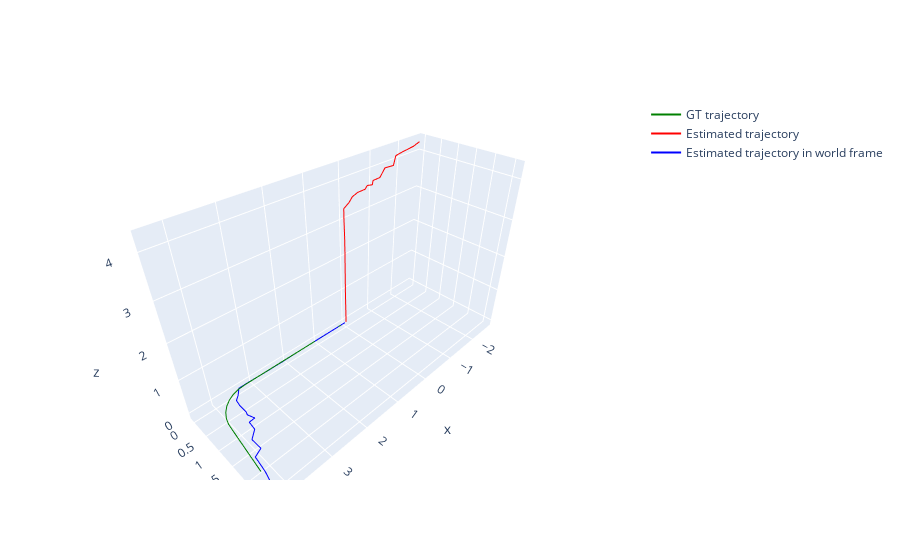

Notebook code for this chart:
### Code cell
estimated_trajectory = vo.get_trajectory()
gt_trajectory = vo.get_data().get_trajectory_data()

C = vo.get_camera().get_camera_transform()
 
estimated_trajectory_in_world = [] 

for i in range(len(estimated_trajectory)):
    pose = estimated_trajectory[i]
    pose_in_world = C @ pose
    estimated_trajectory_in_world.append(pose_in_world)

    print(f'Pose {i}\n{np.round(pose,2)}\nPose in world {i}\n{np.round(pose_in_world,2)}\n\n')

estimated_positions = []
estimated_positions_in_world = [] 
for i in range(len(estimated_trajectory)):
    estimated_positions.append(estimated_trajectory[i][:3, 3])
    estimated_positions_in_world.append(estimated_trajectory_in_world[i][:3, 3])

gt_poses = []
gt_positions = []
for i in range(1,NUM_FRAMES+1):
    x_gt, y_gt, theta_gt = gt_trajectory[i]
    gt_poses.append(np.array([x_gt, y_gt, 0, 0, 0, theta_gt]))
    gt_positions.append(np.array([x_gt, y_gt, 0]))
    
fig = go.Figure()
scale = 0.208
gt_x_coords = [position[0] for position in gt_positions]
gt_y_coords = [position[1] for position in gt_positions]
gt_z_coords = [position[2] for position in gt_positions]
fig.add_trace(go.Scatter3d(x=gt_x_coords, y=gt_y_coords, z=gt_z_coords, mode='lines', name='GT trajectory', line=dict(color='green')))

estimated_x_coords = [position[0]*scale for position in estimated_positions]
estimated_y_coords = [position[1]*scale for position in estimated_positions]
estimated_z_coords = [position[2]*scale for position in estimated_positions]
fig.add_trace(go.Scatter3d(x=estimated_x_coords, y=estimated_y_coords, z=estimated_z_coords, mode='lines', name='Estimated trajectory', line=dict(color='red')))

estimated_x_coords_in_world = [position[0]*scale for position in estimated_positions_in_world]
estimated_y_coords_in_world = [position[1]*scale for position in estimated_positions_in_world]
estimated_z_coords_in_world = [position[2]*scale for position in estimated_positions_in_world]
fig.add_trace(go.Scatter3d(x=estimated_x_coords_in_world, y=estimated_y_coords_in_world, z=estimated_z_coords_in_world, mode='lines', name='Estimated trajectory in world frame', line=dict(color='blue')))

# set the scale of the plot fixed equal for all axis
fig.update_layout(scene=dict(aspectmode='data'))




fig.show()

### Figure 1 — Plotly figure (JSON) as saved in the notebook; plotly's stock layout.template omitted (floating-point values rounded to 4 significant figures)
{"data": [{"line": {"color": "green"}, "mode": "lines", "name": "GT trajectory", "type": "scatter3d", "x": [0.2004, 0.4008, 0.6013, 0.8017, 1.002, 1.203, 1.403, 1.603, 1.803, 2.003, 2.204, 2.404, 2.604, 2.804, 3.004, 3.204, 3.403, 3.568, 3.719, 3.852, 3.96, 4.04, 4.088, 4.113, 4.136, 4.16, 4.183, 4.206, 4.229, 4.252], "y": [0, 0, 0, 0, 0, 0, 0, 0, 0, 0, 0, 0, 0, 0, 0, 0, 0.01513, 0.06389, 0.1444, 0.2534, 0.3867, 0.5388, 0.7037, 0.9025, 1.101, 1.3, 1.499, 1.698, 1.897, 2.096], "z": [0, 0, 0, 0, 0, 0, 0, 0, 0, 0, 0, 0, 0, 0, 0, 0, 0, 0, 0, 0, 0, 0, 0, 0, 0, 0, 0, 0, 0, 0]}, {"line": {"color": "red"}, "mode": "lines", "name": "Estimated trajectory", "type": "scatter3d", "x": [0, 3.227e-05, -0.0004848, -0.000229, 0.0006853, 0.0009771, 0.002262, 0.002782, 0.002901, 0.002636, 0.0003558, 0.002203, 0.002289, 0.003875, 0.00643, 0.008443, 0.00846, -0.1324, -0.2326, -0.4329, -0.6744, -0.8028, -1.007, -0.9815, -1.198, -1.378, -1.667, -1.777, -2.044, -2.186, -2.396, -2.629], "y": [0, 3.32e-05, -1.948e-05, -0.001256, -0.001784, -0.001132, 0.001152, 0.003753, 0.005611, 0.006663, 0.009539, 0.007804, 0.008367, 0.007235, 0.00401, 0.001318, 0.003411, 0.03319, 0.03868, 0.01157, 0.008603, -0.03869, -0.07104, -0.02422, -0.007396, -0.01506, -0.0004337, -0.03403, -0.04251, -0.03337, -0.001845, -0.005995], "z": [0, 0.208, 0.4178, 0.6245, 0.8326, 1.043, 1.25, 1.459, 1.667, 1.875, 2.085, 2.292, 2.496, 2.707, 2.915, 3.122, 3.331, 3.449, 3.559, 3.595, 3.597, 3.641, 3.589, 3.717, 3.733, 3.922, 3.91, 4.115, 4.149, 4.166, 4.21, 4.269]}, {"line": {"color": "blue"}, "mode": "lines", "name": "Estimated trajectory in world frame", "type": "scatter3d", "x": [0.0416, 0.2496, 0.4594, 0.6661, 0.8742, 1.084, 1.292, 1.501, 1.708, 1.917, 2.126, 2.334, 2.538, 2.749, 2.956, 3.163, 3.372, 3.491, 3.6, 3.637, 3.639, 3.682, 3.631, 3.759, 3.775, 3.964, 3.952, 4.156, 4.19, 4.208, 4.251, 4.311], "y": [0, -3.227e-05, 0.0004848, 0.000229, -0.0006853, -0.0009771, -0.002262, -0.002782, -0.002901, -0.002636, -0.0003558, -0.002203, -0.002289, -0.003875, -0.00643, -0.008443, -0.00846, 0.1324, 0.2326, 0.4329, 0.6744, 0.8028, 1.007, 0.9815, 1.198, 1.378, 1.667, 1.777, 2.044, 2.186, 2.396, 2.629], "z": [0, -3.32e-05, 1.948e-05, 0.001256, 0.001784, 0.001132, -0.001152, -0.003753, -0.005611, -0.006663, -0.009539, -0.007804, -0.008367, -0.007235, -0.00401, -0.001318, -0.003411, -0.03319, -0.03868, -0.01157, -0.008603, 0.03869, 0.07104, 0.02422, 0.007396, 0.01506, 0.0004337, 0.03403, 0.04251, 0.03337, 0.001845, 0.005995]}], "layout": {"scene": {"aspectmode": "data"}}}
